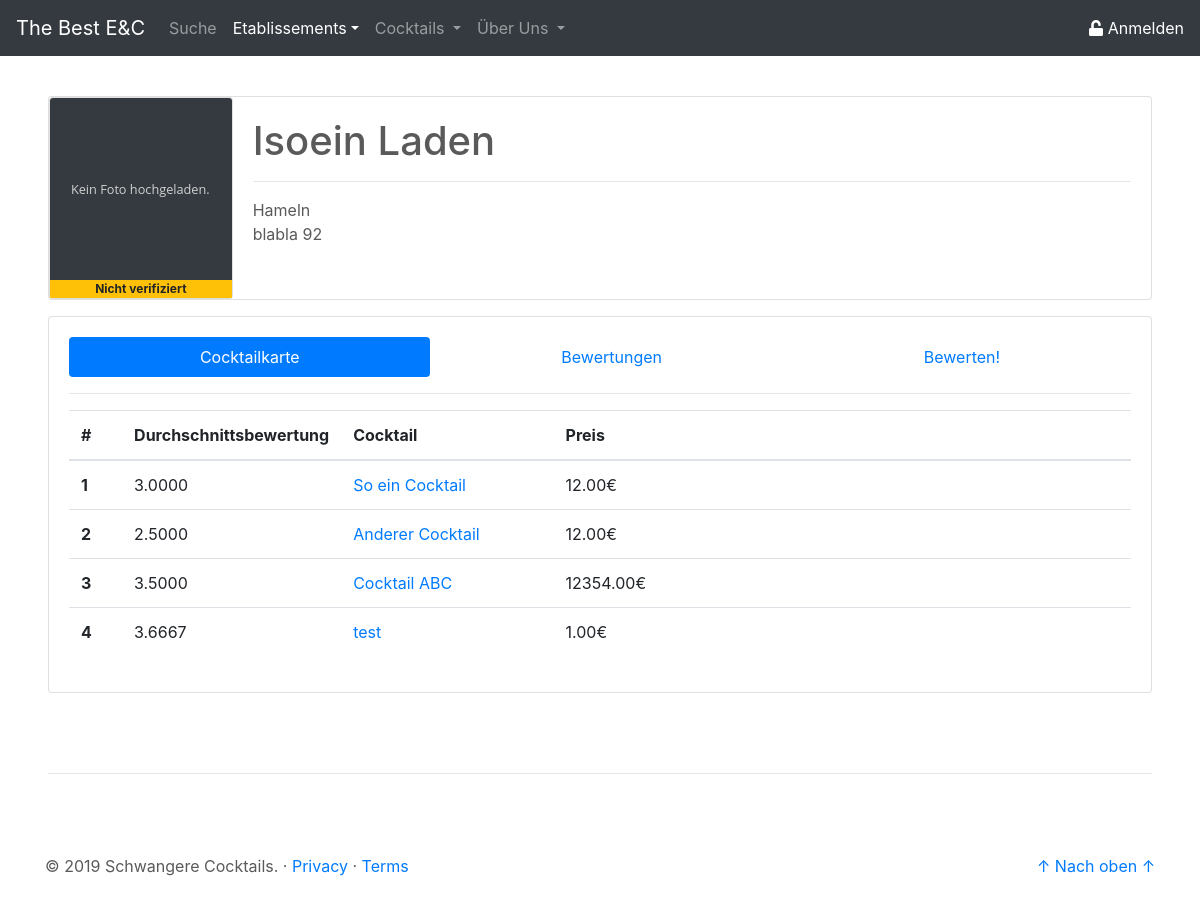
The page /site/etablissement_details.php?etab_id=1 on the database as committed earlier.
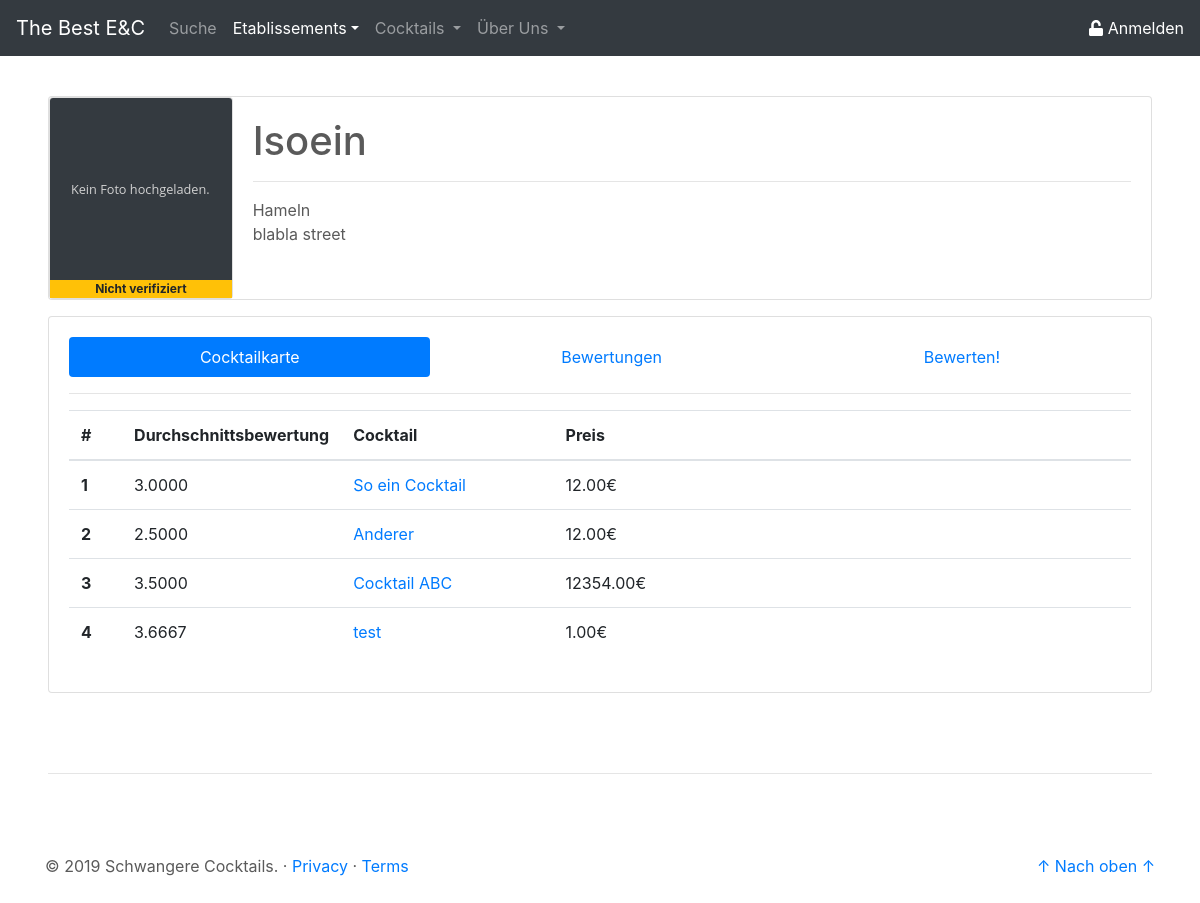
The same page on the database as committed later.
### tables this page shows
CREATE TABLE `etab` (
  `id` int(11) NOT NULL,
  `name` varchar(50) NOT NULL,
  `ort` varchar(50) NOT NULL,
  `anschrift` varchar(50) NOT NULL,
  `verifiziert` tinyint(1) NOT NULL DEFAULT '0',
  `img` longblob NOT NULL
);

CREATE TABLE `cock` (
  `id` int(11) NOT NULL,
  `name` varchar(50) NOT NULL,
  `beschreibung` text NOT NULL,
  `img` longblob NOT NULL
);

### php/db/select_etabInfo.php (called while the page is built, shortened)
<?php
$pdo = new PDO('mysql:host=localhost;dbname=tbec', 'root', '');
$statement = $pdo->prepare(
    "SELECT e.id as id,
			e.name as name,
			e.anschrift as anschrift,
			e.ort as ort,
			e.img as img,
			e.verifiziert as verifiziert
	 FROM etab e
	 WHERE e.id = :etab_id");
$result = $statement->execute(array('etab_id' => $etabId));
$etabInfo = $statement->fetch();

### php/db/select_cocktailkarte.php (called while the page is built, shortened)
<?php
$pdo = new PDO('mysql:host=localhost;dbname=tbec', 'root', '');
if(isset($cockId)){
	$statement = $pdo->prepare(
		"SELECT e.id as id
			   ,e.name as name
			   ,e.ort as ort
			   ,ce.preis as preis
			   ,AVG(bc.wert) as wert
		 FROM cock_etab ce
			JOIN etab e
				ON e.id = ce.etab_id
			LEFT JOIN bew_cock bc
				ON ce.id = bc.cock_etab_id
		 WHERE ce.cock_id = :cock_id
		 GROUP BY e.id
				 ,e.name
				 ,e.ort
				 ,ce.preis
				 ,ce.cock_id");
	$result = $statement->execute(array('cock_id' => $cockId));
} else {
	$statement = $pdo->prepare(
		"SELECT c.id as id,
				c.name as name,
				ce.preis as preis,
				AVG(bc.wert) as wert
		 FROM cock_etab ce
 			JOIN cock c
	 			ON c.id = ce.cock_id
    		JOIN bew_cock bc
       			on ce.id = bc.cock_etab_id
		 WHERE ce.etab_id = 2
		 GROUP BY c.id,
		 		  c.name,
				  ce.preis");
$result = $statement->execute(array('etab_id' => $etabId));
}
$cocktailkarte = $statement->fetchAll();

### site/etablissement_details.php (the view, shortened to what this page needs)
<?php
$etabId = $_GET['etab_id'];
include('../php/db/select_etabInfo.php');
include('../php/db/select_cocktailkarte.php');
?>
<!doctype html>
<html lang="de">
<head>
	<link rel="stylesheet" href="https://stackpath.bootstrapcdn.com/bootstrap/4.3.1/css/bootstrap.min.css">
	<link href="../css/csstoolbox.css" rel="stylesheet">
</head>
<body>
	<header>
		<?php
		include('../php/buildHeader.php');
		?>
	</header>
	<main role="main">
		<div class="mt-5 ml-5 mr-5">
			<div class="card mb-3" width="100%" style="max-height: 360px;">
				<div class="row no-gutters">
					<div class="card col-md-2">
						<?php
						if ($etabInfo["img"] == null)
							echo '<img src="../res/placeholder_no_image.svg" class="card-img-top">';
						else
							echo '
						<img src="../php/db/get_img.php?etab_id=' . $etabInfo["id"] . '" class="card-img-top">';
						if ($etabInfo["verifiziert"] == 1) {
							echo '<span class="badge badge-primary rounded-0">Verifiziert</span>';
						} else {
							echo '<span class="badge badge-warning rounded-0">Nicht verifiziert</span>';
						}
						?>
					</div>
					<div class="col-md-10">
						<div class="card-body d-flex flex-column" style="max-height: 200px;">
							<div>
								<h1 class="card-title"> <?php echo $etabInfo["name"]; ?></h1>
								<hr>
							</div>
							<div>
								<p class="card-text"> <?php echo $etabInfo["ort"] . '<br>' . $etabInfo["anschrift"]; ?> </p>
							</div>
						</div>
					</div>
				</div>
			</div>
			<div class="card card-body">
				<ul class="nav nav-pills flex-column flex-sm-row" id="etabDetail-tab" role="tablist">
					<li class="flex-sm-fill text-sm-center nav-item">
						<a class="nav-link active" id="cocktailKarte-tab" data-toggle="pill" href="#cocktailKarte" role="tab" aria-controls="cocktailKarte" aria-selected="true">Cocktailkarte</a>
					</li>
					<li class="flex-sm-fill text-sm-center nav-item">
						<a class="nav-link" id="bewertungen-tab" data-toggle="pill" href="#bewertungen" role="tab" aria-controls="bewertungen" aria-selected="false">Bewertungen</a>
					</li>
					<li class="flex-sm-fill text-sm-center nav-item">
						<a class="nav-link" id="bewerten-tab" data-toggle="pill" href="#bewerten" role="tab" aria-controls="bewerten" aria-selected="false">Bewerten!</a>
					</li>
				</ul>
				<hr>
				<div class="tab-content" id="etabDetail-tabContent">
					<div class="tab-pane fade show active" id="cocktailKarte" role="tabpanel" aria-labelledby="cocktailKarte-tab">
						<?php echo '
						<table class="table">
							<thead>
								<tr>
									<th scope="col" style="width: 5.00%">#</th>
									<th scope="col" style="width: 5.00%">Durchschnittsbewertung</th>
									<th scope="col" style="width: 20.00%">Cocktail</th>
									<th scope="col" style="width: 70	.00%">Preis</th>
								</tr>
							</thead>
							<tbody>';
						for ($i = 0; $i < count($cocktailkarte); $i++) {
							echo '<tr>';
							echo '<th scope="row">' . ($i + 1) . '</th>';
							echo '<td>' . $cocktailkarte[$i]["wert"] . '</td>';
							echo '<td> <a class="" href="cocktail_details.php?cock_id= ' . $cocktailkarte[$i]["id"] . '">' . $cocktailkarte[$i]["name"] . '</a></td>';
							echo '<td>' . $cocktailkarte[$i]["preis"] . '€</td>';
							echo '</tr>';
						}
						echo '</tbody></table>';
						?>
					</div>
				</div>
			</div>
		</div>
	</main>
	<hr class="ct-hr-divider ml-5 mr-5">
	<footer role="footer" class="container">
		<?php
		include('../php/buildFooter.php');
		?>
	</footer>
</body>
</html>

Rows that differ between the two databases and show on the page:
changed etab "Hameln": name "Isoein Laden" → "Isoein"; anschrift "blabla 92" → "blabla street"
changed cock: name "Anderer Cocktail" → "Anderer"
